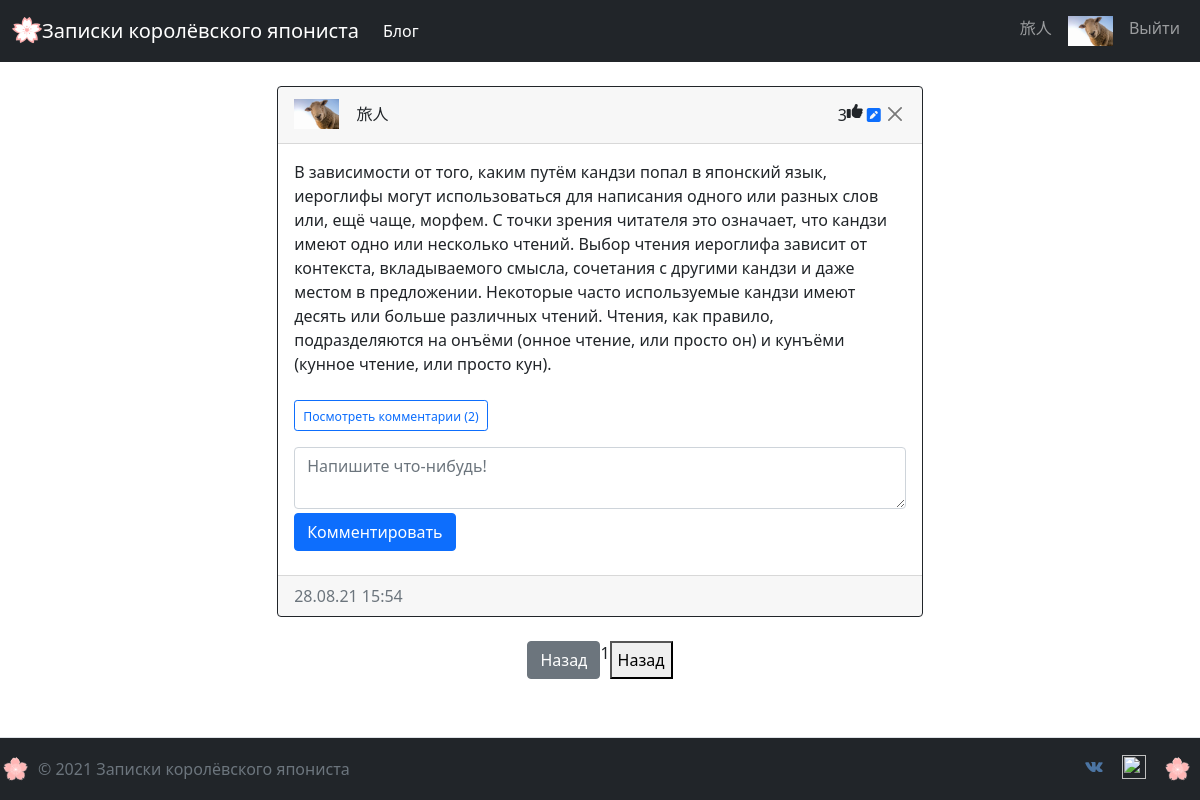
Page /1/post/9 (signed in) on the committed database.
### app/models.py (models this page shows, shortened)
class User(db.Model, UserMixin):
    id = db.Column(db.Integer, primary_key=True)
    email = db.Column(db.String(50), unique=True)
    username = db.Column(db.String(50), unique=True)
    password = db.Column(db.String(10))
    created_date = db.Column(db.DateTime(timezone=True), default=func.now())
    admin = db.Column(db.Boolean, default=False)
    about_me = db.Column(db.String(140))
    last_seen = db.Column(db.DateTime(timezone=True), default=func.now())
    avatar = db.Column(db.String(50), default=None)
    posts = db.relationship('Post', backref='user')
    comments = db.relationship('Comment', backref='user')
    likes = db.relationship('Like', backref='user')
    def get_avatar(self, size):
        if self.avatar:
            return f'/static/avatars/{self.username}_{self.avatar}'
        else:
            digest = md5(self.email.lower().encode('utf-8')).hexdigest()
            return f'https://www.gravatar.com/avatar/{digest}?d=identicon&s={size}'

class Post(db.Model):
    id = db.Column(db.Integer, primary_key=True)
    text = db.Column(db.Text(400), nullable=False)
    created_date = db.Column(db.DateTime(timezone=True), default=func.now())
    author = db.Column(db.Integer, db.ForeignKey('user.id'), nullable=False)
    comments = db.relationship('Comment', backref='post', passive_deletes=True)
    likes = db.relationship('Like', backref='post', passive_deletes=True)

### app/views.py (the view)
@views.route('<page>/post/<post_id>')
@login_required
def post(post_id, page):
    post = Post.query.filter_by(id=post_id).first()
    form = CommentForm()
    if not post:
        flash('Пост не найден!', category='error')
    else:
        return render_template('post.html', post=post, user=current_user, form=form, page=page)

### app/forms.py
class CommentForm(FlaskForm):
    text = TextAreaField('Пост', validators=[DataRequired()], render_kw={"placeholder": "Напишите что-нибудь!",
                                                                         'cols': "50", 'rows': "2",
                                                                         'id': 'text',
                                                                         'class': 'form-control'})
    submit = SubmitField('Добавить')

### app/views.py (called while the page is built)
@views.before_app_request
def before_request():
    if current_user.is_authenticated:
        current_user.last_seen = datetime.now()
        db.session.commit()

### app/templates/post.html (shortened to what this page needs)
{% extends 'base.html' %}
{% block content %}
<div class="container my-2 for-post">
    <div class="card border-dark">
        <div class="card-header d-flex justify-content-between align-item-center">
            <div>
            <img src="{{ post.user.get_avatar(30) }}" width="auto" height="30">
            <a href="/{{post.user.username}}/profile" class="btn" role="btn">{{post.user.username}}</a>
            </div>
            <div class="d-flex justify-content-end align-item-center my-2">
                <span id="likes-count-{{post.id}}">{{ post.likes|length }}</span>
                {% if user.id in post.likes|map(attribute="author")|list %}
                <i class="fas fa-thumbs-up"
                   id="like-button-{{post.id}}"
                   role="button"
                   onclick="like({{post.id}})"></i>
                {% else %}
                <i class="far fa-thumbs-up"
                   id="like-button-{{post.id}}"
                   role="button"
                   onclick="like({{post.id}})"></i>
                {% endif %}
                {% if user.id == post.author %}
                <div class="px-1">
                    <a href="/{{ post.id }}/edit_post" role="button" ><i class="fas fa-pen-square"></i></a>
                 </div>
                <div class="btn-group">
                    <button type="button" class="btn btn-sm btn-primary btn-close" data-bs-toggle="dropdown">
                    </button>
                </div>
                {% endif %}
            </div>
        </div>
        <div class="card-body">
            <div class="card-text">{{ post.text }}</div>
            <br/>
            <p class="card-text">
                {% if post.comments|length > 0 %}
                    <a onclick="showComments({{post.id}})"
                                 data-bs-toggle="collapse" href="#comments-{{post.id}}" role="button" class="btn btn-sm btn-outline-primary">
                        <small id="comments-button-{{post.id}}"
                                >Посмотреть комментарии </small>
                        <small id="comments-count-{{post.id}}">({{ post.comments|length }})</small>
                    </a>
                {% else %}
                    <small class="text-muted">Нет комментариев</small>
                {% endif %}
            </p>
        <form class="mb-1" method="post" action="/create_comment/{{post.id}}" >
            {{ form.text() }}
            <button id="comment-button" type="submit" class="btn btn-primary my-1">Комментировать</button>
        </form>
        </div>
        <div class="card-footer text-muted">
            {{ local_time(post.created_date) }}
        </div>
    </div>
    <br/>
    <div class="d-flex justify-content-center">
    <a href="/home?page={{page}}#{{post.id}}" class="btn btn-secondary">Назад</a>
        {{ page }}
    <button onclick="history.back()">Назад</button>
        </div>
</div>
{% endblock %}

### app/templates/base.html (shortened to what this page needs)
<!DOCTYPE html>
<html lang="en">
<head>
    <link href="https://cdn.jsdelivr.net/npm/bootstrap@5.1.0/dist/css/bootstrap.min.css"
          rel="stylesheet"
>
    <link href="{{ url_for('static', filename='styles.css') }}"
            rel="stylesheet"
            type="text/css">
</head>
<body>
    <div class="d-flex flex-column overflow-hidden min-vh-100 vh-100">
    <header class="sticky-top">
    <nav class="navbar navbar-expand-lg navbar-dark bg-dark mb-3" style="background-color: #6f42c1;">
      <div class="container-fluid" >
          <a class="navbar-brand" href="/hello">
          <img src="/static/images/93zGbFI-sakura-blossom-alice-vector.svg" alt="" width="30" height="30" class="d-inline-block align-text-top">Записки королёвского япониста
          </a>
          <div class="navbar-nav">
            <a class="nav-item nav-link active" aria-current="page" href="/home">Блог</a>
          </div>
        <div class="collapse navbar-collapse justify-content-end" id="navbar">
          <div class="navbar-nav">
              {% if user.is_authenticated %}
                <a class="nav-item nav-link">{{ current_user.username }}</a>
                <a class="nav-item nav-link" href="/{{current_user.username}}/profile"><img src="{{ current_user.get_avatar(30) }}" width="auto" height="30"></a>
                <a class="nav-item nav-link" href="/logout">Выйти</a>
              {% else %}
                <a class="nav-item nav-link" href="/login">Войти</a>
                <a class="nav-item nav-link" href="/signup">Зарегистрироваться</a>
              {% endif %}
          </div>
        </div>
      </div>
    </nav>
    </header>
    <main role="main" class="flex-grow-1 overflow-auto flex-fill">
        <div class="container">
            {% block content %}
            {% endblock %}
        </div>
    </main>
    <footer class="d-flex flex-wrap justify-content-between align-items-center py-3 border-top flex-grow-0 sticky-bottom bg-dark">
        <div
        <div class="col-md-4 d-flex align-items-center" >
          <a href="/" class="mb-3 me-2 mb-md-0 text-muted text-decoration-none lh-1">
            <img src="/static/images/009.svg" alt="" width="30" height="30">
          </a>
          <span class="text-muted">© 2021 Записки королёвского япониста</span>
        </div>
        <ul class="nav col-md-4 justify-content-end list-unstyled d-flex">
          <li class="ms-3"><a class="text-muted" href="https://vk.com/vlad.yurkoff"><img src="/static/images/1486147227-social-media-network26_79482.svg" alt="" width="24" height="24" class="d-inline-block align-text-top"></a></li>
          <li class="ms-3"><a class="text-muted" href="https://www.instagram.com/vladislaviurkov72/"><img src="/static/images/Instagram_icon-icons.com_66804.svg" alt="" width="24" height="24" class="d-inline-block align-text-top"></a></li>
          <li class="ms-3"><a href="/" class="mb-3 me-2 mb-md-0 text-muted text-decoration-none lh-1">
            <img src="/static/images/009.svg" alt="" width="30" height="30">
          </a></li>
        </ul>
    </footer>
</div>
</body>
</html>

### app/static/styles.css (style rules this page uses)
.for-post { width: 60%; margin-left: auto; margin-right: auto; }

### rows in the picture
User: username "旅人", get_avatar (picture), user.get_avatar (picture), user.username "旅人"
Post: text "В зависимости от того, каким путём кандзи попал в японский язык, иероглифы могут использоваться для написания одного или разных слов или, ещё чаще, морфем. С точки зрения читателя это означает, что кандзи имеют одно или несколько чтений. Выбор чтения иероглифа зависит от контекста, вкладываемого смысла, сочетания с другими кандзи и даже местом в предложении. Некоторые часто используемые кандзи имеют десять или больше различных чтений. Чтения, как правило, подразделяются на онъёми (онное чтение, или просто он) и кунъёми (кунное чтение, или просто кун).", created_date "28.08.21 15:54"

### other values in the picture
{{ post.likes|length }} "3"
{{ post.comments|length }} "2"
{{ page }} "1"
